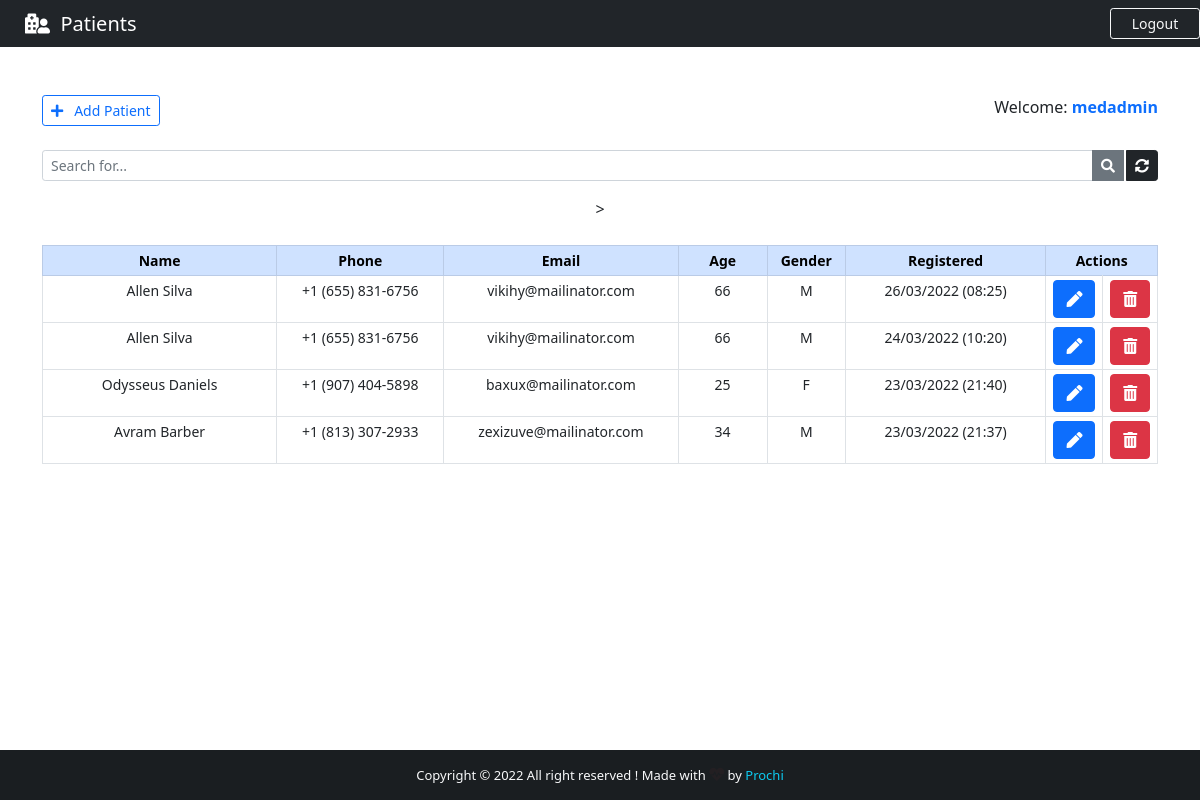
The app's page /backend/ (signed in), older data.
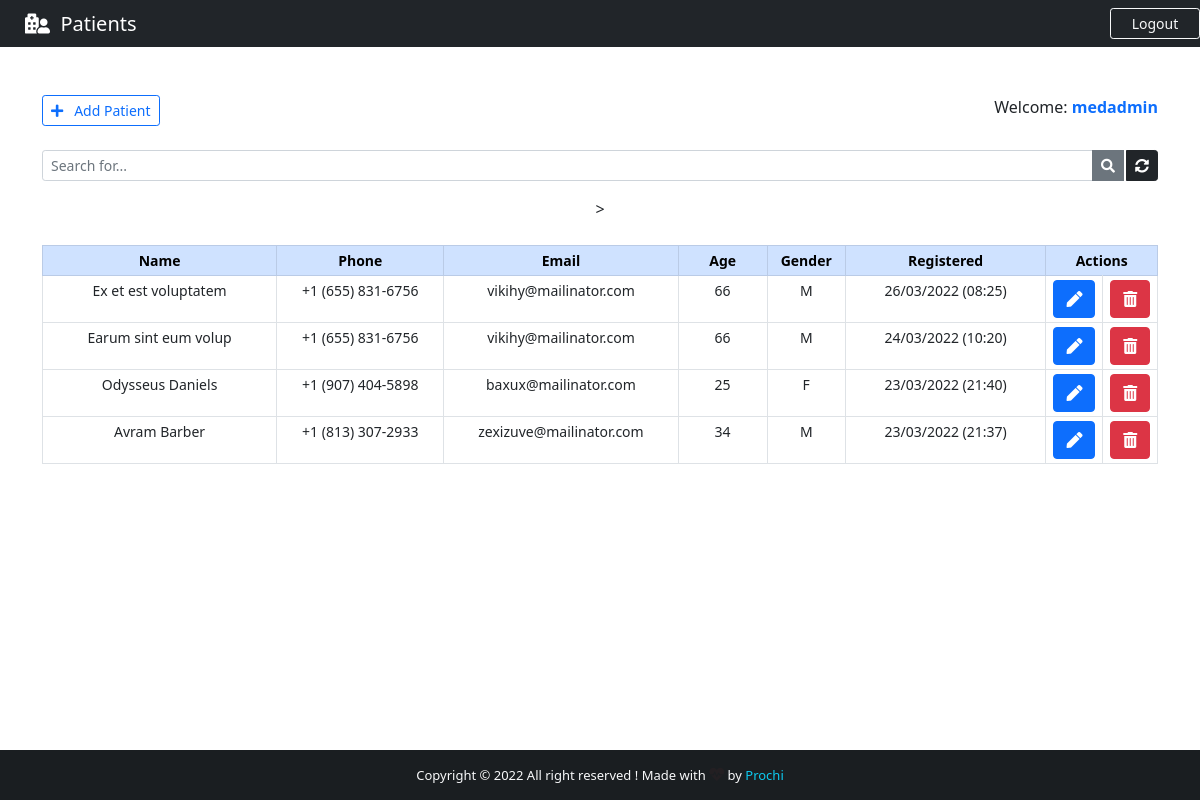
The same page, newer data.
### base/models.py (models this page shows, shortened)
class Patient(models.Model):
    GENDER = (
        ('M', 'M'),
        ('F', 'F')
    )
    id = models.IntegerField(primary_key=True)
    name = models.CharField(max_length=40)
    phone = models.CharField(max_length=20)
    email = models.CharField(max_length=40)
    age = models.CharField(max_length=3)
    gender = models.CharField(max_length=1, null=True, choices=GENDER)
    note = models.TextField()
    created_at = models.DateTimeField(auto_now_add=True)

### base/views.py (the view)
# urls.py: path('backend/', views.backend, name="backend"),
@login_required(login_url='login')
def backend(request):
    if 'q' in request.GET:
        q = request.GET['q']
        all_patient_list = Patient.objects.filter(
            Q(name__icontains=q) | Q(phone__icontains=q) | Q(email__icontains=q) | Q(age__icontains=q) | Q(gender__icontains=q) | Q(note__icontains=q)
        ).order_by('-created_at')
    else:
        all_patient_list = Patient.objects.all().order_by('-created_at')
    paginator = Paginator(all_patient_list, 5)
    page = request.GET.get('page')
    all_patient = paginator.get_page(page)
    return render(request, "base/backend.html", {"patients":all_patient})

### base/templates/base/backend.html (shortened to what this page needs)
{% extends 'main.html' %}
{% block nav-content %}
<i class="fas fa-hospital-user"></i>&nbsp;&nbsp;Patients
{% endblock nav-content %}
{% block btn-nav %}
<a href="{% url 'logout' %}" class="btn btn-outline-danger btn-sm border-light text-light" id="btn-nav">Logout</a>
{% endblock btn-nav %}
{% block content %}
<div class="container">
    <br><br>
    <div class="d-flex justify-content-between">
        <a href="{% url 'add_patient' %}" class="btn btn-outline-primary btn-sm">
            <i class="fas fa-plus"></i>&nbsp;&nbsp; Add Patient
        </a>
        <span>
            Welcome: <strong><span class="text-primary">{{ user.get_username }}</span></strong>
        </span>
    </div>
    <form action="" method="GET">
        <div class="input-group input-group-sm mb-3 mt-4">
            <input type="text" name="q" class="form-control" placeholder="Search for..." value="{{ request.GET.q }}">
            <button class="btn btn-secondary"><i class="fas fa-search"></i></button>
            <a href="{% url 'backend' %}" class="btn btn-dark" style="margin-left: 2px;"><i
                    class="fas fa-sync-alt"></i></a>
        </div>
    </form>
    <center>
        <table class="table table-bordered table-sm mt-4" style="text-align: center; font-size: 14px;">
            <thead class="table-primary">
                <tr>
                    <th style="width: 21%">Name</th>
                    <th style="width: 15%">Phone</th>
                    <th style="width: 21%">Email</th>
                    <th style="width: 8%">Age</th>
                    <th style="width: 7%">Gender</th>
                    <th style="width: 18%">Registered</th>
                    <th style="width: 10%" colspan="2" >Actions</th>
                </tr>
            </thead>
            {% for patient in patients %}
            <tr>
                <td>{{ patient.name }}</td>
                <td>{{ patient.phone }}</td>
                <td>{{ patient.email }}</td>
                <td>{{ patient.age }}</td>
                <td>{{ patient.gender }}</td>
                <td>{{ patient.created_at | date:'d/m/Y (H:i)' }}</td>
                <td>
                    <a href="/patient/{{ patient.id }}" class="btn btn-primary" title="Edit patient">
                        <li class="fas fa-pen"></li>
                    </a>
                </td>
                <td>
                    <a href="#" class="btn btn-danger" title="Delete patient">
                        <li class="fas fa-trash-alt"></li>
                    </a>
                </td>
            </tr>
            {% endfor %}
        </table>
    </center>
</div>
{% endblock content %}

Row changes from the older to the newer data that the page shows:
changed Patient: name "Allen Silva" → "Ex et est voluptatem"
changed Patient: name "Allen Silva" → "Earum sint eum volup"
